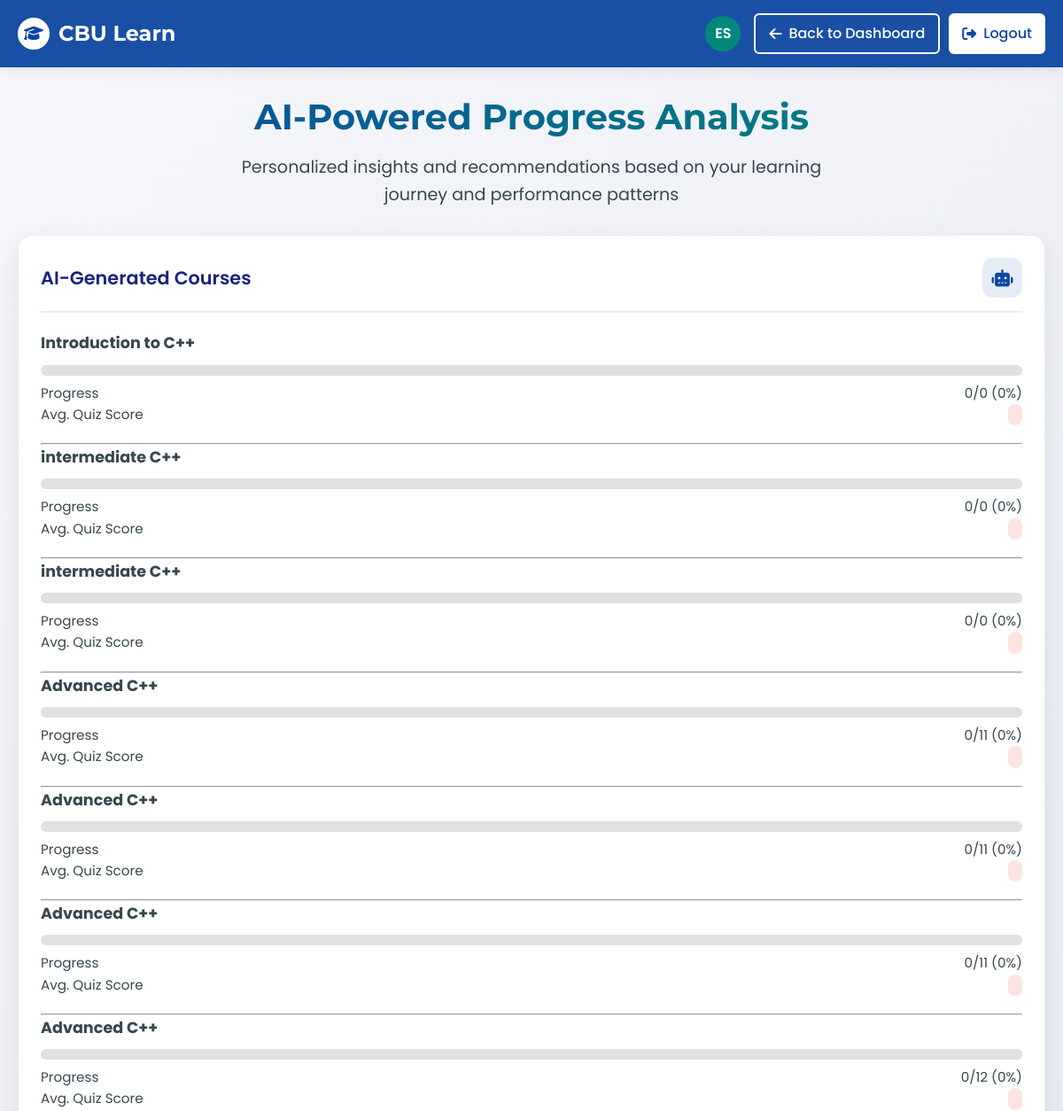
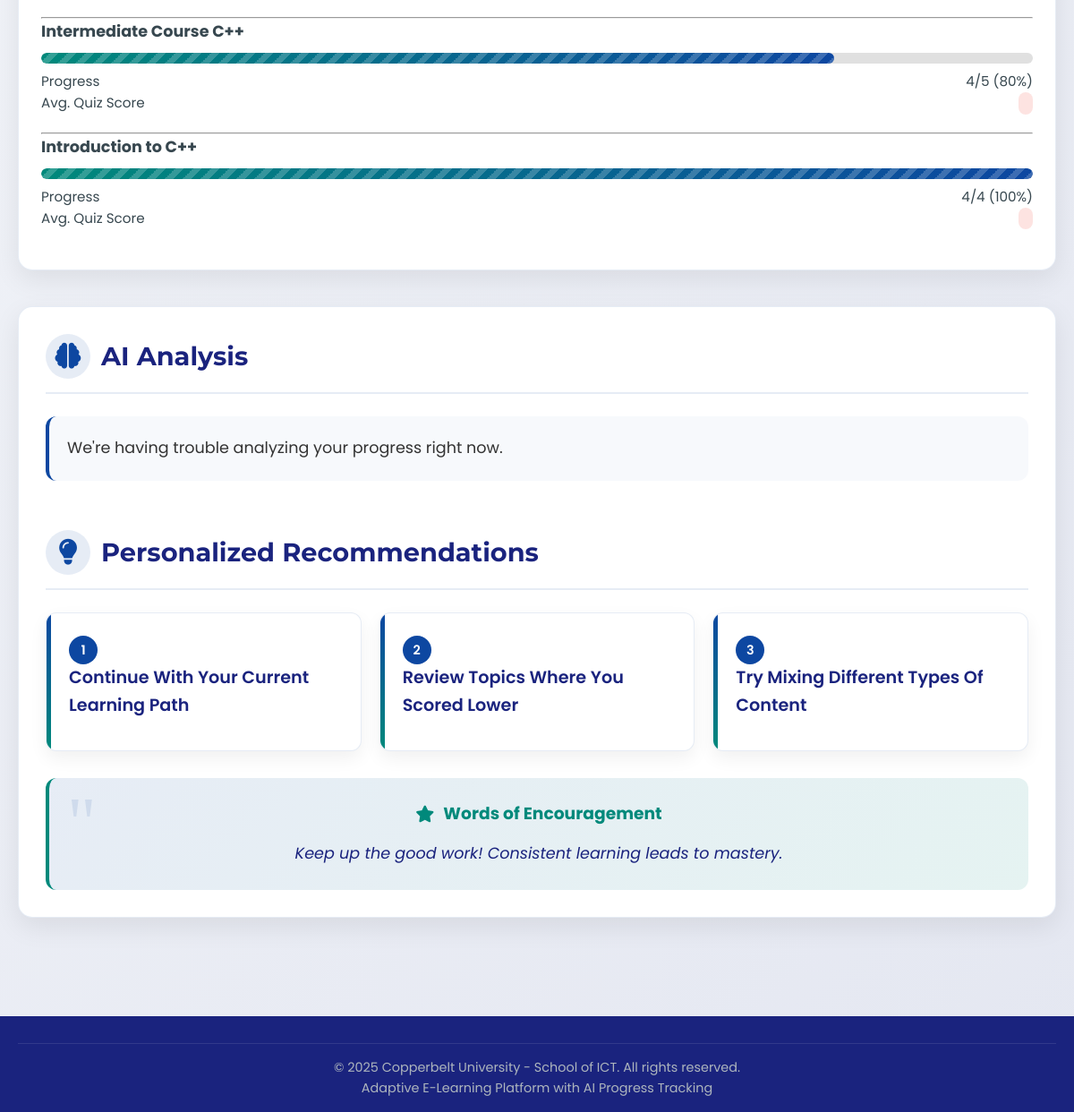
Before: /progress-analysis/ (signed in) with the older database file (2 pictures, top to bottom).
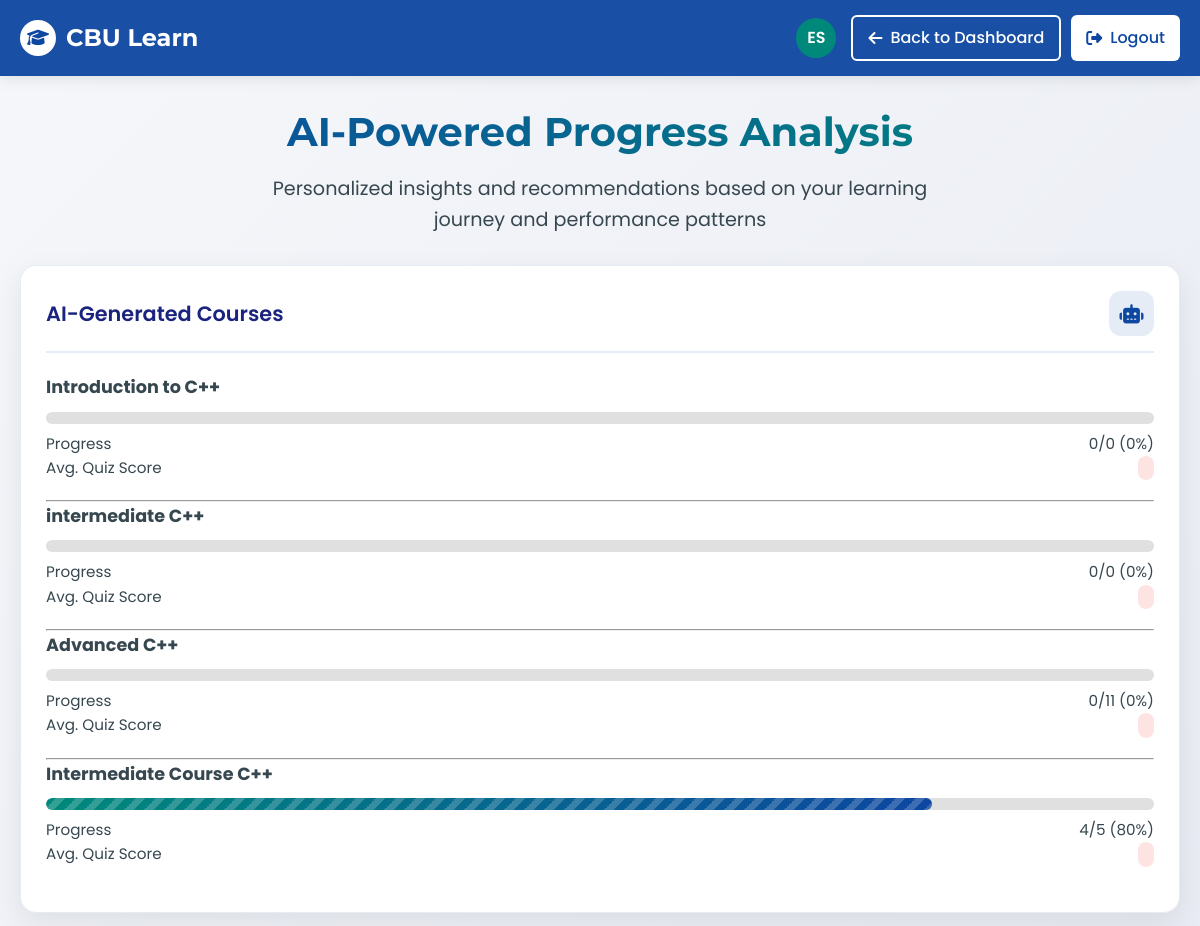
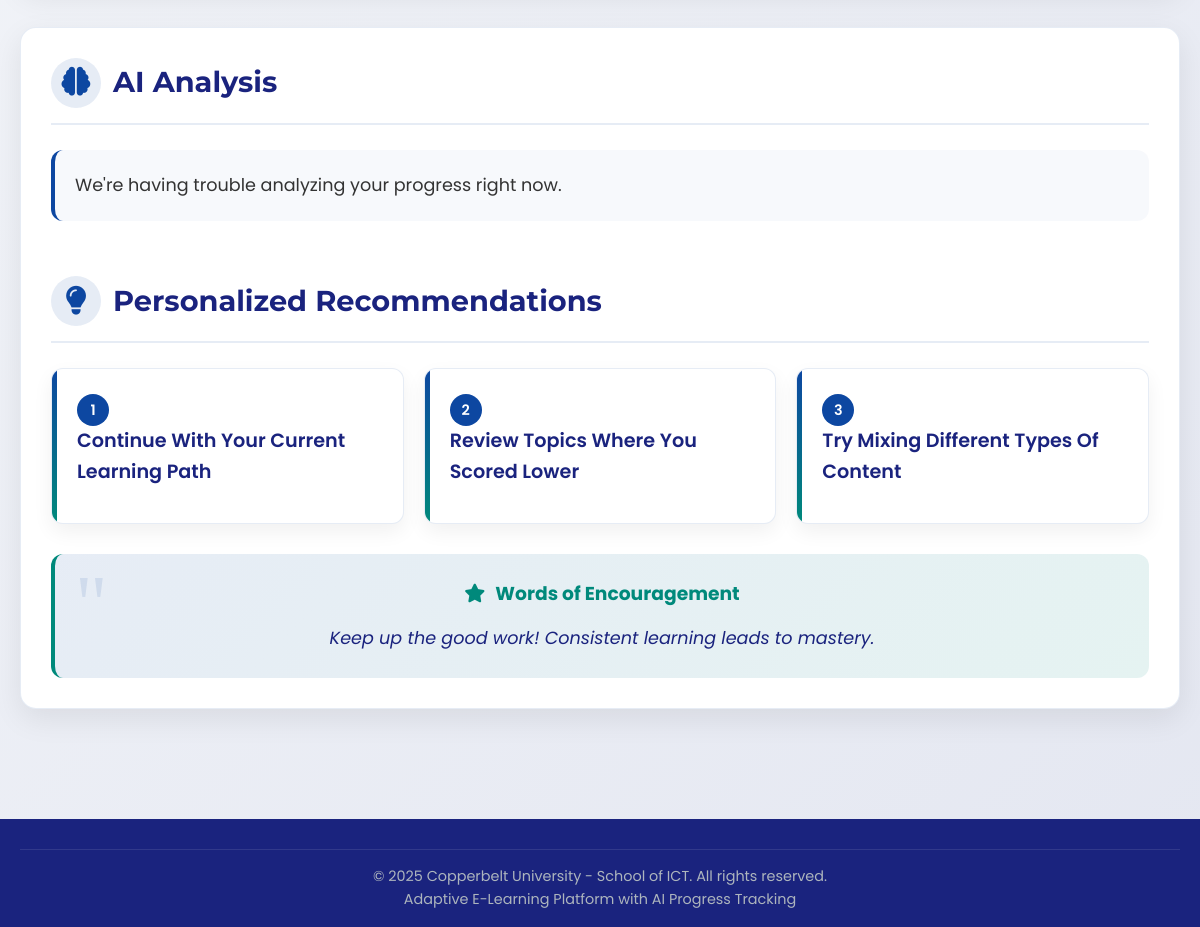
After: the same page with the newer database file (2 pictures, top to bottom).
### users/models.py (models this page shows, shortened)
class Student(AbstractUser):
    username = None
    student_id = models.CharField(
        max_length=8,
        unique=True,
        primary_key=True,
        validators=[RegexValidator(r'^\d{8}$', 'Student ID must be exactly 8 digits.')],
        error_messages={
            'unique': "A student with this ID already exists.",
        }
    )
    LEARNING_STYLES = [
        ('visual', 'Visual Learner'),
        ('auditory', 'Auditory Learner'),
        ('kinesthetic', 'Kinesthetic Learner'),
    ]
    MASTERY_LEVELS = [
        ('beginner', 'Beginner'),
        ('intermediate', 'Intermediate'),
        ('advanced', 'Advanced'),
    ]
    learning_style = models.CharField(
        max_length=20,
        choices=LEARNING_STYLES,
        default='visual'
    )
    mastery_level = models.CharField(
        max_length=20,
        choices=MASTERY_LEVELS,
        default='beginner'
    )
    profile_picture = models.ImageField(
        upload_to='profiles/',
        null=True,
        blank=True
    )
    last_active = models.DateTimeField(default=timezone.now)
    USERNAME_FIELD = 'student_id'
    REQUIRED_FIELDS = ['email', 'first_name', 'last_name']
    objects = StudentManager()

### content/models.py (models this page shows, shortened)
class GeneratedCourse(models.Model):
    LEVEL_CHOICES = [
        ('beginner', 'Beginner'),
        ('moderate', 'Intermediate'),
        ('advanced', 'Advanced'),
    ]
    user = models.ForeignKey(settings.AUTH_USER_MODEL, on_delete=models.CASCADE)
    title = models.CharField(max_length=200)
    description = models.TextField()
    category = models.CharField(max_length=100, default="C++ Programming")
    include_video = models.BooleanField(default=False)
    chapters_count = models.IntegerField(default=0)
    generated_content = models.JSONField(default=dict, blank=True)
    created_at = models.DateTimeField(auto_now_add=True)
    level = models.CharField(max_length=10, choices=LEVEL_CHOICES, default='beginner')
    class Meta:
        constraints = []

### content/views.py (the view)
# urls.py: path('progress-analysis/', views.progress_analysis_view, name='progress_analysis'),
@login_required
def progress_analysis_view(request):
    student = request.user
    regular_courses_progress = []
    courses = Course.objects.all()
    for course in courses:
        completed_lessons = UserProgress.objects.filter(
            student=student,
            lesson__module__course=course,
            is_completed=True
        ).count()
        total_lessons = sum(module.lessons.count() for module in course.modules.all())
        progress_percentage = int((completed_lessons / total_lessons) * 100) if total_lessons > 0 else 0
        regular_courses_progress.append({
            'course': course,
            'progress': progress_percentage,
            'completed': completed_lessons,
            'total': total_lessons
        })
    generated_courses_progress = []
    generated_courses = GeneratedCourse.objects.filter(user=student)
    for course in generated_courses:
        completed_topics = GeneratedTopicCompletion.objects.filter(
            student=student,
            topic__chapter__course=course
        ).count()
        total_topics = GeneratedTopic.objects.filter(chapter__course=course).count()
        progress_percentage = int((completed_topics / total_topics) * 100) if total_topics > 0 else 0
        try:
            completions = GeneratedTopicCompletion.objects.filter(
                student=student,
                topic__chapter__course=course
            ).exclude(score=None)
            avg_score = completions.aggregate(Avg('score'))['score__avg'] or 0
        except FieldError:
            avg_score = 0
        generated_courses_progress.append({
            'course': course,
            'progress': progress_percentage,
            'completed': completed_topics,
            'total': total_topics,
            'avg_score': round(avg_score, 1)
        })
    progress_data = {
        'regular_courses': regular_courses_progress,
        'generated_courses': generated_courses_progress,
        'student_style': student.learning_style,
        'student_level': student.mastery_level
    }
    ai_recommendations = get_ai_progress_recommendations(progress_data)
    context = {
        'regular_progress': regular_courses_progress,
        'generated_progress': generated_courses_progress,
        'ai_recommendations': ai_recommendations,
        'student': student
    }
    return render(request, 'progress_analysis.html', context)

### templates/progress_analysis.html (shortened to what this page needs)
<!DOCTYPE html>
<html lang="en">
<head>
    <link rel="stylesheet" href="https://cdnjs.cloudflare.com/ajax/libs/font-awesome/6.4.0/css/all.min.css">
</head>
<body>
    <header>
        <div class="container">
            <nav>
                <a href="{% url 'dashboard' %}" class="logo">
                    <div class="logo-icon">
                        <i class="fas fa-graduation-cap"></i>
                    </div>
                    <span class="logo-text">CBU Learn</span>
                </a>
                <div class="user-menu">
                    <div class="user-avatar">{{ student.first_name|first }}{{ student.last_name|first }}</div>
                    <div class="nav-buttons">
                        <a href="{% url 'dashboard' %}" class="nav-btn outline">
                            <i class="fas fa-arrow-left"></i> Back to Dashboard
                        </a>
                        <a href="{% url 'logout' %}" class="nav-btn primary">
                            <i class="fas fa-sign-out-alt"></i> Logout
                        </a>
                    </div>
                </div>
            </nav>
        </div>
    </header>
    <main class="main-content">
        <div class="container">
            <div class="page-header">
                <h1 class="page-title">AI-Powered Progress Analysis</h1>
                <p class="page-subtitle">Personalized insights and recommendations based on your learning journey and performance patterns</p>
            </div>
            <div class="progress-grid">
                <div class="progress-card">
                    <div class="card-header">
                        <h2 class="card-title">AI-Generated Courses</h2>
                        <div class="card-icon">
                            <i class="fas fa-robot"></i>
                        </div>
                    </div>
                    {% for course in generated_progress %}
                    <div class="progress-item">
                        <h3>{{ course.course.title }}</h3>
                        <div class="progress-bar">
                            <div class="progress-fill" style="width: {{ course.progress }}%"></div>
                        </div>
                        <div class="progress-info">
                            <span>Progress</span>
                            <span>{{ course.completed }}/{{ course.total }} ({{ course.progress }}%)</span>
                        </div>
                        <div class="progress-info">
                            <span>Avg. Quiz Score</span>
                            <span class="score-display
                                {% if course.avg_score >= 70 %}score-high
                                {% elif course.avg_score >= 50 %}score-medium
                                {% else %}score-low{% endif %}">
                            </span>
                        </div>
                    </div>
                    {% if not forloop.last %}<hr>{% endif %}
                    {% endfor %}
                </div>
            </div>
            <div class="ai-section">
                <h2 class="section-title"><i class="fas fa-brain"></i> AI Analysis</h2>
                <div class="analysis-content">
                    <p>{{ ai_recommendations.analysis }}</p>
                </div>
                <h3 class="section-title"><i class="fas fa-lightbulb"></i> Personalized Recommendations</h3>
                <div class="recommendations-grid">
                    {% for recommendation in ai_recommendations.recommendations %}
                    <div class="recommendation-card">
                        <span class="rec-number">{{ forloop.counter }}</span>
                        <span class="rec-title">{{ recommendation.title }}</span>
                    </div>
                    {% endfor %}
                </div>
                <div class="encouragement-box">
                    <h3><i class="fas fa-star"></i> Words of Encouragement</h3>
                    <p>{{ ai_recommendations.encouragement }}</p>
                </div>
            </div>
        </div>
    </main>
    <footer>
        <div class="container">
            <div class="copyright">
                <p>&copy; 2025 Copperbelt University - School of ICT. All rights reserved.</p>
                <p>Adaptive E-Learning Platform with AI Progress Tracking</p>
            </div>
        </div>
    </footer>
</body>
</html>

Changed rows visible on the page:
removed GeneratedCourse: course "intermediate C++", completed "0", total "0", progress "0"
removed GeneratedCourse: course "Advanced C++", completed "0", total "11", progress "0"
removed GeneratedCourse: course "Advanced C++", completed "0", total "11", progress "0"
removed GeneratedCourse: course "Advanced C++", completed "0", total "12", progress "0"
removed GeneratedCourse: course "Introduction to C++", completed "4", total "4", progress "100"
